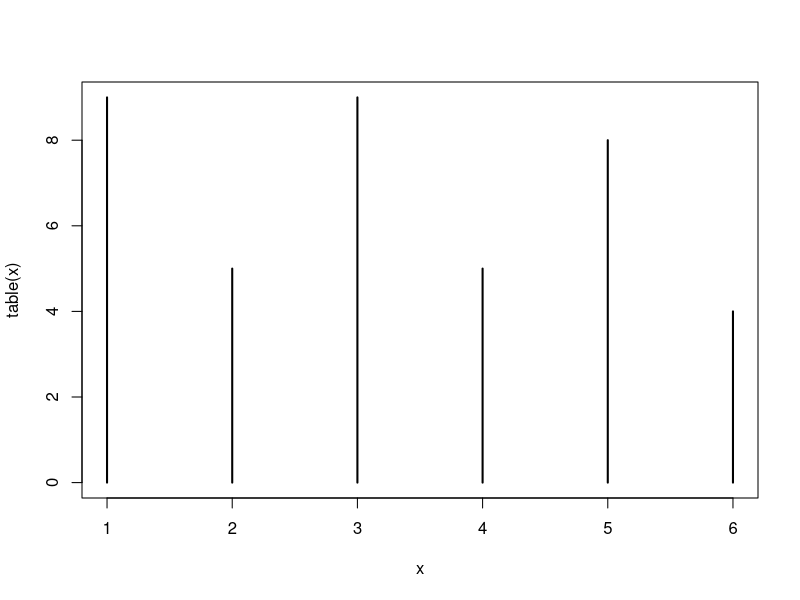
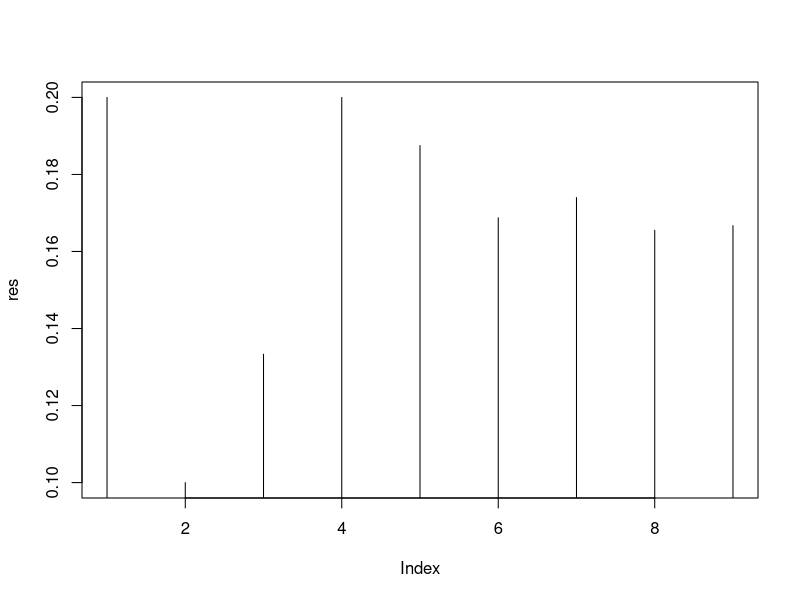
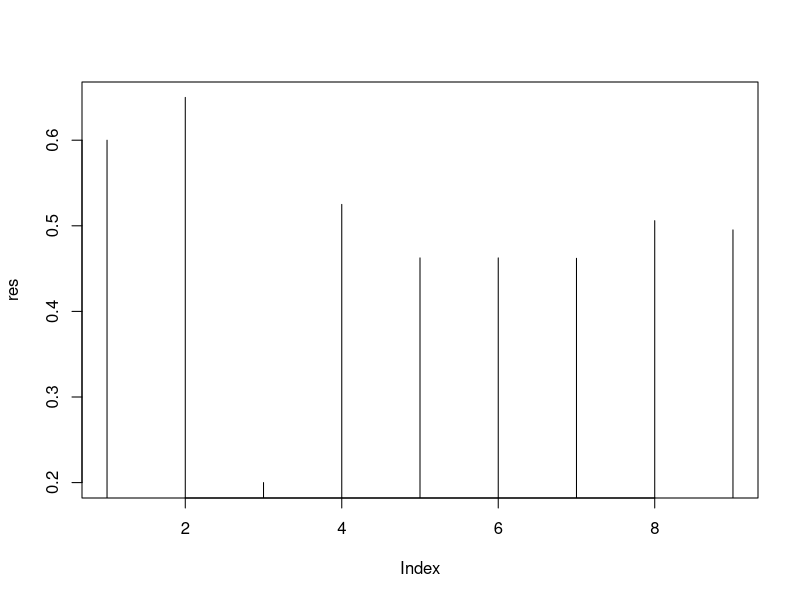

R code for these plots, in order:
## Test Basico

# Ejercicio 1.2.1

?sample
sample(1:6,20,replace=TRUE,prob=c(1/6,1/6,1/6,1/6,1/6,1/6))

x <- sample(1:6,40,replace=TRUE,prob=c(1/6,1/6,1/6,1/6,1/6,1/6))
x
tx <- table(x)
tx
plot(table(x),type="h")

p <- function(x){x/tx[x]}
p(5)

p1 <- function(k){
  x <- sample(1:6,k,replace=TRUE,prob=c(1/6,1/6,1/6,1/6,1/6,1/6))
  tx <- table(x)
  tx[1]/k
}

?lapply
p1(30)
res <- vapply(list(10,20,30,40,80,160,1000,2000,10000),p1,c(1))
names(res) <- c(10,20,30,40,80,160,1000,2000,10000)
plot(res,type="h")


# Ejercicio 1.2.2

sample(c(0,1),20,replace=TRUE,prob=c(0.5,0.5))
k <- 100
p1 <- function(k){
  x <- sample(c(0,1),k,replace=TRUE,prob=c(0.5,0.5))
  tx <- table(x)
  tx[1]/k
}

p1(30)
res <- vapply(list(10,20,30,40,80,160,1000,2000,10000),p1,c(1))
names(res) <- c(10,20,30,40,80,160,1000,2000,10000)
plot(res,type="h")

## Promedio
